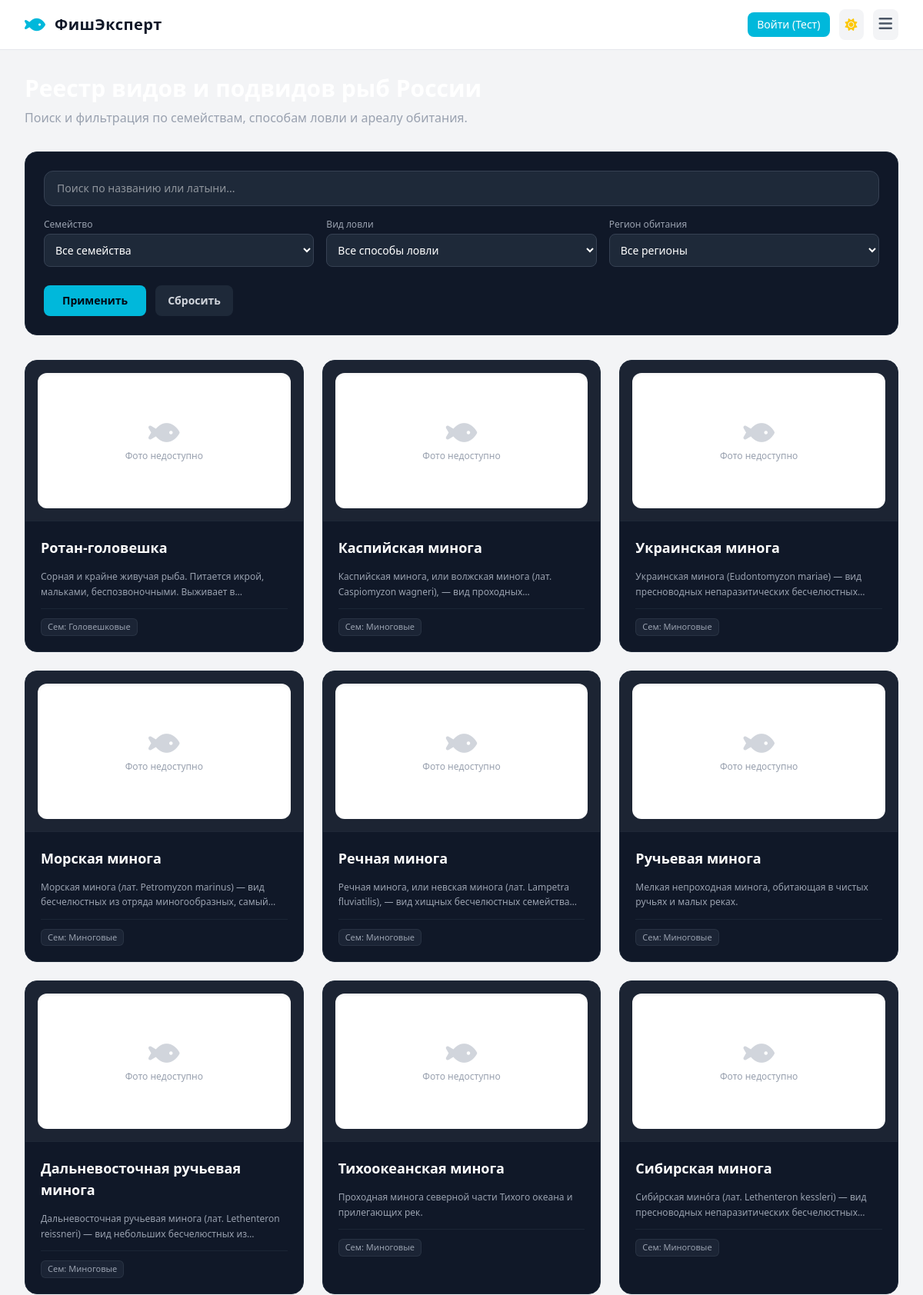
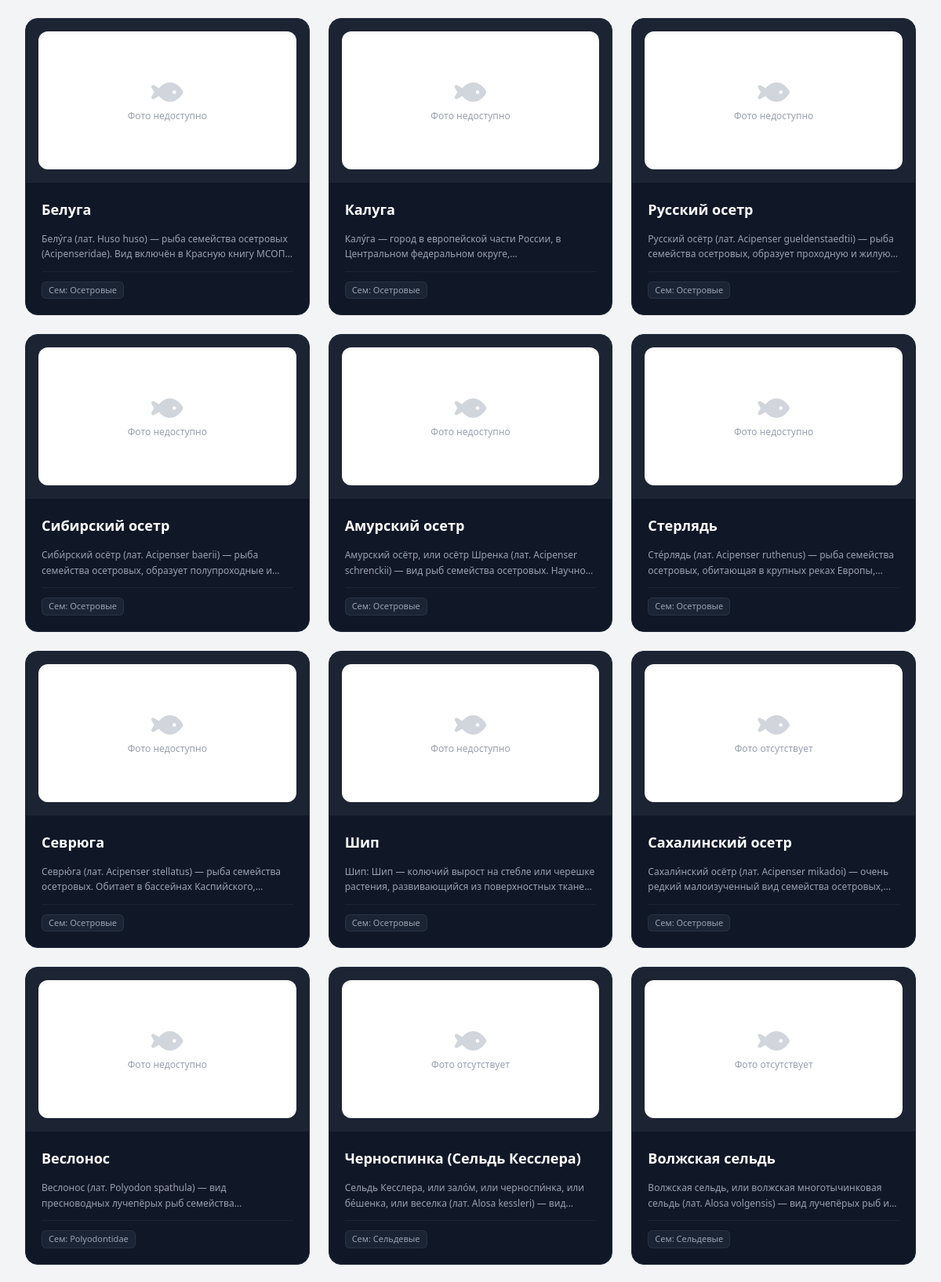
Page /fishes (upper part) on the committed database (2 pictures, top to bottom).
### app.py (models this page shows)
class Fish(db.Model):
    __tablename__ = 'fishes'
    id = db.Column(db.String(100), primary_key=True)
    name = db.Column(db.String(100), nullable=False)
    subspecies = db.Column(db.String(100), nullable=True)
    family = db.Column(db.String(100), nullable=True)
    rarity = db.Column(db.String(100), nullable=True)
    short_desc = db.Column(db.Text, nullable=True)
    description = db.Column(db.Text, nullable=True)
    difficulty = db.Column(db.String(50), nullable=True)
    taste = db.Column(db.String(50), nullable=True)
    baits = db.Column(db.String(255), nullable=True)
    tackle = db.Column(db.String(255), nullable=True)
    methods = db.Column(db.String(255), nullable=True)
    habitat_region = db.Column(db.String(255), nullable=True)
    habitat = db.Column(db.String(255), nullable=True)
    image = db.Column(db.String(500), nullable=True)

### app.py (the view, shortened to what this page needs)
@app.route('/fishes')
def fishes():
    search_query = (request.args.get('search') or request.args.get('q') or '').strip().lower()
    selected_family = request.args.get('family', '').strip().lower()
    selected_method = request.args.get('method', '').strip().lower()
    selected_region = request.args.get('region', '').strip().lower()
    filtered_fishes = []
    for f in _CACHE['all_fishes']:
        f_name = str(getattr(f, 'name', '') or '').lower()
        f_subspecies = str(getattr(f, 'subspecies', '') or '').lower()
        f_latin = str(getattr(f, 'latin_name', '') or '').lower()
        f_family = str(getattr(f, 'family', '') or '').lower()
        f_methods = str(getattr(f, 'methods', '') or getattr(f, 'tackle', '') or '').lower()
        f_region = str(getattr(f, 'habitat_region', '') or getattr(f, 'habitat', '') or '').lower()
        f_desc = str(getattr(f, 'description', '') or getattr(f, 'short_desc', '') or '').lower()
        if search_query and not (
                search_query in f_name or search_query in f_subspecies or search_query in f_latin or search_query in f_desc):
            continue
        if selected_family and f_family != selected_family:
            continue
        if selected_method and selected_method not in f_methods:
            continue
        if selected_region and selected_region not in f_region:
            continue
        filtered_fishes.append(f)
    return render_template(
        'fishes.html',
        fishes=filtered_fishes,
        families=_CACHE['families_set'],
        methods=_CACHE['methods_set'],
        regions=_CACHE['regions_set'],
        family_names=FAMILY_TRANSLATIONS,
        selected_search=search_query,
        selected_family=selected_family,
        selected_method=selected_method,
        selected_region=selected_region
    )

### templates/fishes.html (shortened to what this page needs)
{% extends "base.html" %}
{% block content %}
<div class="space-y-8">
    <div>
        <h1 class="text-3xl font-bold text-white mb-2">Реестр видов и подвидов рыб России</h1>
        <p class="text-gray-400">Поиск и фильтрация по семействам, способам ловли и ареалу обитания.</p>
    </div>
    <form method="GET" action="{{ url_for('fishes') }}" class="bg-gray-900 p-6 rounded-2xl border border-gray-800 space-y-4">
        <div class="relative">
            <input type="text" name="search" value="{{ selected_search or '' }}" placeholder="Поиск по названию или латыни..." class="w-full bg-gray-800 border border-gray-700 rounded-xl px-4 py-3 text-sm text-white focus:outline-none focus:border-cyan-500">
        </div>
        <div class="grid grid-cols-1 md:grid-cols-3 gap-4">
            <div>
                <label class="block text-xs text-gray-400 mb-1">Семейство</label>
                <select name="family" class="w-full bg-gray-800 border border-gray-700 rounded-lg p-2.5 text-sm text-white">
                    <option value="">Все семейства</option>
                </select>
            </div>
            <div>
                <label class="block text-xs text-gray-400 mb-1">Вид ловли</label>
                <select name="method" class="w-full bg-gray-800 border border-gray-700 rounded-lg p-2.5 text-sm text-white">
                    <option value="">Все способы ловли</option>
                </select>
            </div>
            <div>
                <label class="block text-xs text-gray-400 mb-1">Регион обитания</label>
                <select name="region" class="w-full bg-gray-800 border border-gray-700 rounded-lg p-2.5 text-sm text-white">
                    <option value="">Все регионы</option>
                </select>
            </div>
        </div>
        <div class="flex items-center space-x-3 pt-2">
            <button type="submit" class="bg-cyan-500 hover:bg-cyan-400 text-gray-950 font-bold px-6 py-2.5 rounded-lg text-sm">Применить</button>
            <a href="{{ url_for('fishes') }}" class="bg-gray-800 hover:bg-gray-700 text-gray-300 font-semibold px-4 py-2.5 rounded-lg text-sm">Сбросить</a>
        </div>
    </form>
    {% if fishes %}
    <div class="grid grid-cols-1 md:grid-cols-2 lg:grid-cols-3 gap-6">
        {% for fish in fishes %}
        <a href="{{ url_for('fish_detail', fish_id=fish.id) }}" class="bg-gray-900 rounded-2xl overflow-hidden border border-gray-800 hover:border-cyan-500/50 transition-all duration-300 flex flex-col justify-between group">
            <div>
                <div class="p-4 bg-white/5 border-b border-gray-800/80">
                    <div class="w-full h-44 bg-white rounded-xl p-3 flex items-center justify-center overflow-hidden shadow-inner">
                        {% if fish.image %}
                            {% if fish.image.startswith('http://') or fish.image.startswith('https://') %}
                                <img src="{{ fish.image }}"
                                     alt="{{ fish.name }}"
                                     loading="lazy"
                                     onerror="this.onerror=null; this.parentElement.innerHTML='<div class=\'flex flex-col items-center justify-center text-gray-400\'><i class=\'fa-solid fa-fish text-4xl mb-1 text-gray-300\'></i><span class=\'text-xs\'>Фото недоступно</span></div>';"
                                     class="max-h-full max-w-full object-contain group-hover:scale-105 transition-transform duration-300">
                            {% else %}
                                <img src="{{ url_for('static', filename='images/fishes/' + fish.image) }}"
                                     alt="{{ fish.name }}"
                                     onerror="this.onerror=null; this.src='{{ url_for('static', filename='images/' + fish.image) }}';"
                                     class="max-h-full max-w-full object-contain group-hover:scale-105 transition-transform duration-300">
                            {% endif %}
                        {% else %}
                            <div class="flex flex-col items-center justify-center text-gray-400">
                                <i class="fa-solid fa-fish text-4xl mb-1 text-gray-300"></i>
                                <span class="text-xs">Фото отсутствует</span>
                            </div>
                        {% endif %}
                    </div>
                </div>
                <div class="p-5 space-y-3">
                    <div class="flex justify-between items-start gap-2">
                        <div>
                            <h2 class="text-lg font-bold text-white group-hover:text-cyan-400 transition-colors">{{ fish.name }}</h2>
                        </div>
                    </div>
                    <p class="text-gray-400 text-xs leading-relaxed line-clamp-2">{{ fish.short_desc or fish.description }}</p>
                    <div class="flex flex-wrap gap-1.5 text-[11px] text-gray-400 border-t border-gray-800/80 pt-3">
                        {% if fish.family %}
                        <span class="bg-gray-800/80 border border-gray-700/50 px-2 py-0.5 rounded-md">
                            Сем: {{ family_names.get(fish.family, fish.family) if family_names else fish.family }}
                        </span>
                        {% endif %}
                    </div>
                </div>
            </div>
        </a>
        {% endfor %}
    </div>
    {% else %}
    <div class="bg-gray-900 p-12 text-center rounded-xl border border-gray-800">
        <h3 class="text-lg font-bold text-white">Ничего не найдено</h3>
        <p class="text-gray-400 text-sm mt-1">Попробуйте изменить параметры поиска или сбросить фильтры.</p>
    </div>
    {% endif %}
</div>
{% endblock %}

### templates/base.html (shortened to what this page needs)
<!DOCTYPE html>
<html lang="ru" class="dark">
<head>
    <script src="https://cdn.jsdelivr.net/npm/@tailwindcss/browser@4"></script>
    <link rel="stylesheet" href="https://cdnjs.cloudflare.com/ajax/libs/font-awesome/6.0.0/css/all.min.css">
</head>
<body class="bg-gray-100 dark:bg-gray-950 text-gray-900 dark:text-gray-100 flex flex-col min-h-screen font-sans transition-colors duration-200">
    <nav class="bg-white dark:bg-gray-900 border-b border-gray-200 dark:border-gray-800 sticky top-0 z-50">
        <div class="max-w-7xl mx-auto px-4 sm:px-6 lg:px-8">
            <div class="flex items-center justify-between h-16">
                <a href="{{ url_for('index') }}" class="flex items-center space-x-3 shrink-0">
                    <i class="fa-solid fa-fish text-2xl text-cyan-500 dark:text-cyan-400"></i>
                    <span class="font-bold text-xl tracking-wide text-gray-900 dark:text-white">ФишЭксперт</span>
                </a>
                <div class="flex items-center space-x-3">
                    {% if current_user.is_authenticated %}
                        <a href="{{ url_for('user_profile', username=current_user.username) }}" class="flex items-center space-x-2 text-sm font-medium text-cyan-600 dark:text-cyan-400 hover:underline">
                            <i class="fa-solid fa-user-circle text-lg"></i>
                            <span class="hidden sm:inline">{{ current_user.username }}</span>
                        </a>
                    {% else %}
                        <a href="{{ url_for('login_test') }}" class="text-xs sm:text-sm font-medium bg-cyan-500 hover:bg-cyan-600 text-white px-3 py-1.5 rounded-lg transition">
                            Войти (Тест)
                        </a>
                    {% endif %}
                    <button id="theme-toggle" class="p-2 rounded-lg bg-gray-100 dark:bg-gray-800 text-gray-600 dark:text-gray-300 hover:text-cyan-500 transition cursor-pointer">
                        <i id="theme-icon" class="fa-solid fa-moon"></i>
                    </button>
                    <button id="mobile-menu-btn" class="xl:hidden p-2 rounded-lg bg-gray-100 dark:bg-gray-800 text-gray-600 dark:text-gray-300 focus:outline-none cursor-pointer">
                        <i class="fa-solid fa-bars text-xl"></i>
                    </button>
                </div>
            </div>
        </div>
    </nav>
    <main class="flex-grow max-w-7xl w-full mx-auto px-4 sm:px-6 lg:px-8 py-8">
        {% block content %}{% endblock %}
    </main>
</body>
</html>

### rows in the picture
Fish: name "Ротан-головешка", short_desc+description "Сорная и крайне живучая рыба. Питается икрой, мальками, беспозвоночными. Выживает…", family "Головешковые"
Fish: name "Каспийская минога", short_desc "Каспийская минога, или волжская минога (лат. Caspiomyzon wagneri), — вид…", family "Миноговые"
Fish: name "Украинская минога", short_desc "Украинская минога (Eudontomyzon mariae) — вид пресноводных непаразитических…", family "Миноговые"
Fish: name "Морская минога", short_desc "Морская минога (лат. Petromyzon marinus) — вид бесчелюстных из отряда миногообразных,…", family "Миноговые"
Fish: name "Речная минога", short_desc "Речная минога, или невская минога (лат. Lampetra fluviatilis), — вид хищных бесчелюстных…", family "Миноговые"
Fish: name "Ручьевая минога", short_desc+description "Мелкая непроходная минога, обитающая в чистых ручьях и малых реках.", family "Миноговые"
Fish: name "Дальневосточная ручьевая минога", short_desc "Дальневосточная ручьевая минога (лат. Lethenteron reissneri) — вид небольших бесчелюстных…", family "Миноговые"
Fish: name "Тихоокеанская минога", short_desc+description "Проходная минога северной части Тихого океана и прилегающих рек.", family "Миноговые"
Fish: name "Сибирская минога", short_desc "Сиби́рская мино́га (лат. Lethenteron kessleri) — вид пресноводных непаразитических…", family "Миноговые"
Fish: name "Белуга", short_desc "Белу́га (лат. Huso huso) — рыба семейства осетровых (Acipenseridae). Вид включён в Красную книгу…", family "Осетровые"
Fish: name "Калуга", short_desc "Калу́га — город в европейской части России, в Центральном федеральном…", family "Осетровые"
Fish: name "Русский осетр", short_desc "Русский осётр (лат. Acipenser gueldenstaedtii) — рыба семейства осетровых, образует проходную и…", family "Осетровые"
Fish: name "Сибирский осетр", short_desc "Сиби́рский осётр (лат. Acipenser baerii) — рыба семейства осетровых, образует полупроходные…", family "Осетровые"
Fish: name "Амурский осетр", short_desc "Амурский осётр, или осётр Шренка (лат. Acipenser schrenckii) — вид рыб семейства осетровых.…", family "Осетровые"
Fish: name "Стерлядь", short_desc "Сте́рлядь (лат. Acipenser ruthenus) — рыба семейства осетровых, обитающая в крупных реках…", family "Осетровые"
Fish: name "Севрюга", short_desc "Севрю́га (лат. Acipenser stellatus) — рыба семейства осетровых. Обитает в бассейнах…", family "Осетровые"
Fish: name "Шип", short_desc "Шип: Шип — колючий вырост на стебле или черешке растения, развивающийся из поверхностных…", family "Осетровые"
Fish: shows "Фото отсутствует", name "Сахалинский осетр", short_desc "Сахали́нский осётр (лат. Acipenser mikadoi) — очень редкий малоизученный вид семейства…", family "Осетровые"
Fish: name "Веслонос", short_desc "Веслонос (лат. Polyodon spathula) — вид пресноводных лучепёрых рыб…", family "Polyodontidae"
Fish: shows "Фото отсутствует", name "Черноспинка (Сельдь Кесслера)", short_desc "Сельдь Кесслера, или зало́м, или черноспи́нка, или бе́шенка, или веселка (лат. Alosa kessleri) —…", family "Сельдевые"
Fish: shows "Фото отсутствует", name "Волжская сельдь", short_desc "Волжская сельдь, или волжская многотычинковая сельдь (лат. Alosa volgensis) — вид лучепёрых рыб…", family "Сельдевые"
